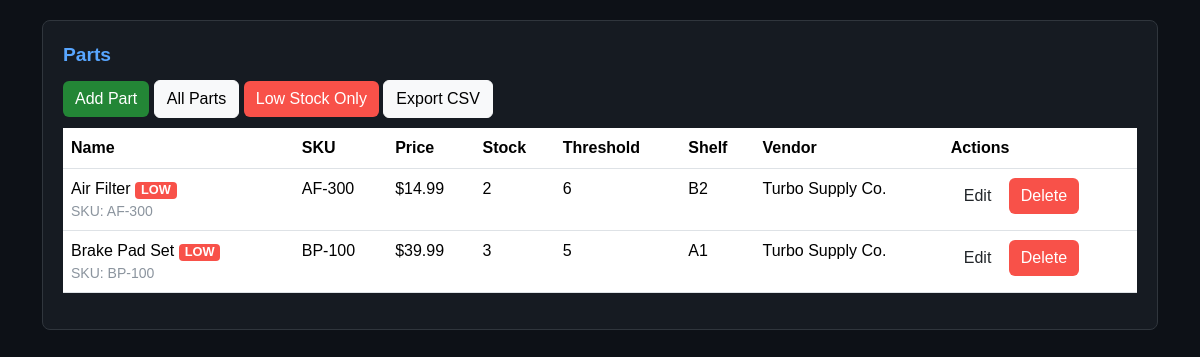
Screenshot of /parts?low=1 with the database file from the repository.
### models.py (models this page shows, shortened)
class Part(db.Model):
    __tablename__ = "parts"
    id = db.Column(db.Integer, primary_key=True)
    name = db.Column(db.String(120), nullable=False)
    sku = db.Column(db.String(80), nullable=False, unique=True)
    price = db.Column(db.Float, nullable=False)
    stock = db.Column(db.Integer, nullable=False, default=0)
    shelf_location = db.Column(db.String(50))
    reorder_threshold = db.Column(db.Integer, nullable=False, default=5)
    vendor_id = db.Column(db.Integer, db.ForeignKey("vendors.id"), nullable=True)

class Vendor(db.Model):
    __tablename__ = "vendors"
    id = db.Column(db.Integer, primary_key=True)
    name = db.Column(db.String(120), nullable=False, unique=True)
    contact_email = db.Column(db.String(120))
    phone = db.Column(db.String(50))
    parts = db.relationship("Part", backref="vendor", lazy=True)

### app.py (the view)
    @app.route("/parts", methods=["GET"])
    def list_parts():
        low_only = request.args.get("low", type=int)
        q = Part.query.options(joinedload(Part.vendor))  # <-- eager-load
        if low_only == 1:
            q = q.filter(Part.stock <= Part.reorder_threshold)
        parts = q.order_by(Part.name.asc()).all()
        return render_template("parts_list.html", parts=parts)

### Templates/parts_list.html
{% extends "base.html" %}
{% block content %}
<div class="card">
  <div class="title">Parts</div>
  <div class="toolbar" style="margin-bottom:10px;">
    <a class="btn btn-primary" href="{{ url_for('add_part') }}">Add Part</a>
    <a class="btn btn-light" href="{{ url_for('list_parts') }}">All Parts</a>
    <a class="btn btn-warn" href="{{ url_for('list_parts') }}?low=1">Low Stock Only</a>
    <a class="btn btn-light" href="{{ url_for('export_parts') }}">Export CSV</a>
  </div>
  {% if parts|length == 0 %}
    <p class="muted" style="margin-top:10px">No parts found.</p>
  {% else %}
  <div class="table-wrap">
    <table class="table">
      <thead>
        <tr>
          <th>Name</th>
          <th>SKU</th>
          <th class="right">Price</th>
          <th class="right">Stock</th>
          <th class="right">Threshold</th>
          <th>Shelf</th>
          <th>Vendor</th>
          <th class="right">Actions</th>
        </tr>
      </thead>
      <tbody>
        {% for p in parts %}
        {% set stock_val = (p.stock|default(0, true))|int %}
        {% set thresh_val = (p.reorder_threshold|default(0, true))|int %}
        {% set is_low = stock_val <= thresh_val %}
        {% set vendor_label =
            (p.vendor and (p.vendor.name or p.vendor.company_name)) or
            p.vendor_name or
            (vendors_by_id and p.vendor_id and vendors_by_id.get(p.vendor_id) and (vendors_by_id.get(p.vendor_id).name or vendors_by_id.get(p.vendor_id).company_name)) or
            p.vendor_id or
            '—'
        %}
        <tr class="{{ 'row-low' if is_low }}">
          <td>
            {{ p.name }}
            {% if is_low %}<span class="badge badge-low" title="At/below threshold">LOW</span>{% endif %}
            <div class="muted small">SKU: {{ p.sku }}</div>
          </td>
          <td>{{ p.sku }}</td>
          <td class="right">${{ '%.2f'|format((p.price|default(0, true))|float) }}</td>
          <td class="right">{{ stock_val }}</td>
          <td class="right">{{ thresh_val }}</td>
          <td>{{ p.shelf_location|default('—', true) }}</td>
          <td>{{ vendor_label }}</td>
          <td class="right">
            <a class="btn btn-small" href="{{ url_for('edit_part', part_id=p.id) }}">Edit</a>
            <form action="{{ url_for('delete_part', part_id=p.id) }}" method="post" style="display:inline" onsubmit="return confirm('Delete this part?');">
              <button type="submit" class="btn btn-small btn-warn">Delete</button>
            </form>
          </td>
        </tr>
        {% endfor %}
      </tbody>
    </table>
  </div>
  {% endif %}
</div>
{% endblock %}

### Templates/base.html (style rules this page uses)
body { background-color: #0d1117; color: #e6edf3; font-family: Arial, sans-serif; margin: 20px; }
.card { background-color: #161b22; border: 1px solid #30363d; border-radius: 8px; padding: 20px; margin-bottom: 20px; color: #e6edf3; }
.title { font-size: 1.2rem; font-weight: bold; color: #58a6ff; margin-bottom: 10px; }
.badge-low { background-color: #f85149; color: white; padding: 2px 6px; border-radius: 4px; font-size: 0.8rem; margin-right: 6px; }
.btn-primary { background-color: #238636; border: none; }
.btn-warn { background-color: #f85149; border: none; color: white; }
.muted { color: #8b949e; }

### rows the page displays
Part: name "Air Filter", sku "AF-300", price "14.99", stock_val "2", reorder_threshold "6", shelf_location "B2"
Vendor: name "Turbo Supply Co."
Part: name "Brake Pad Set", sku "BP-100", price "39.99", stock "3", reorder_threshold "5", shelf_location "A1"
